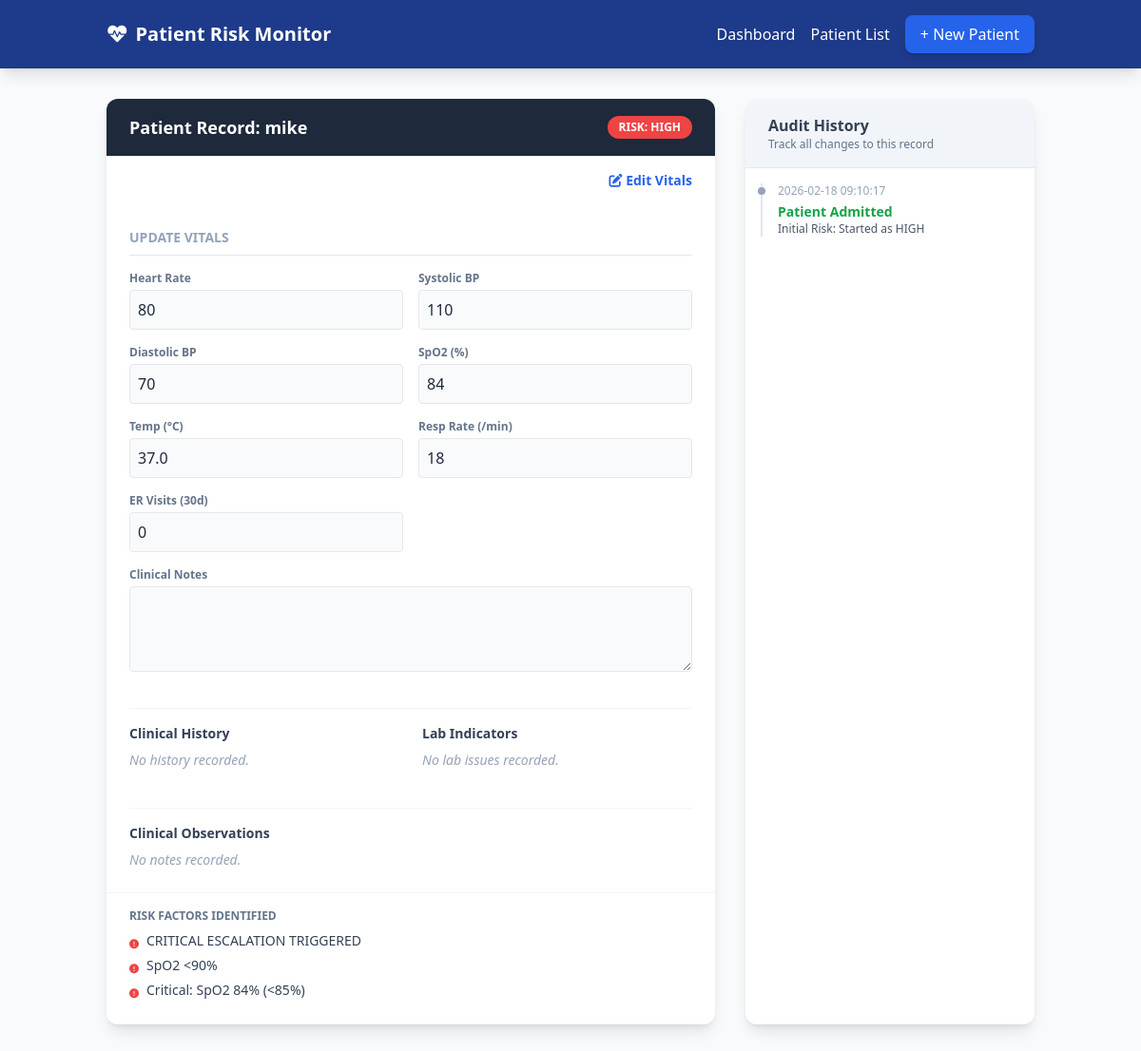
/patient/5, run on the app's committed database.
### models.py (models this page shows, shortened)
class Patient(db.Model):
    id = db.Column(db.Integer, primary_key=True)
    name = db.Column(db.String(100), nullable=False)
    age = db.Column(db.Integer, nullable=False)
    gender = db.Column(db.String(10))
    admission_date = db.Column(db.DateTime, default=datetime.utcnow)
    heart_rate = db.Column(db.Integer)
    systolic_bp = db.Column(db.Integer)
    diastolic_bp = db.Column(db.Integer)
    spo2 = db.Column(db.Integer)
    temperature = db.Column(db.Float)
    respiratory_rate = db.Column(db.Integer)
    history = db.Column(db.Text, default="[]")
    lab_issues = db.Column(db.Text, default="[]")
    er_visits = db.Column(db.Integer, default=0)
    risk_score = db.Column(db.Integer, default=0)
    risk_label = db.Column(db.String(20), default="LOW")
    risk_notes = db.Column(db.Text, default="")
    notes = db.Column(db.Text, default="")
    logs = db.relationship('AuditLog', backref='patient', lazy=True, cascade="all, delete-orphan")
    @property
    def history_list(self):
        try:
            items = json.loads(self.history) if self.history else []
            return [i for i in items if i and i.strip()]
        except:
            return []
    @property
    def lab_issues_list(self):
        try:
            items = json.loads(self.lab_issues) if self.lab_issues else []
            return [i for i in items if i and i.strip()]
        except:
            return []
    @property
    def risk_notes_list(self):
        try:
            items = json.loads(self.risk_notes) if self.risk_notes else []
            return [i for i in items if i and i.strip()]
        except:
            return []

class AuditLog(db.Model):
    id = db.Column(db.Integer, primary_key=True)
    patient_id = db.Column(db.Integer, db.ForeignKey('patient.id'), nullable=False)
    timestamp = db.Column(db.DateTime, default=datetime.utcnow)
    field_changed = db.Column(db.String(50))
    old_value = db.Column(db.String(200))
    new_value = db.Column(db.String(200))
    risk_change = db.Column(db.String(100))

### app.py (the view)
@app.route('/patient/<int:id>')
def patient_details(id):
    patient = Patient.query.get_or_404(id)
    logs = sorted(patient.logs, key=lambda x: x.timestamp, reverse=True)
    field_labels = {
        'er_visits': 'ER Visits',
        'respiratory_rate': 'Respiratory Rate',
        'heart_rate': 'Heart Rate',
        'systolic_bp': 'Systolic BP',
        'diastolic_bp': 'Diastolic BP',
        'spo2': 'SpO2',
        'temperature': 'Temperature'
    }
    return render_template('patient_details.html', patient=patient, logs=logs, field_labels=field_labels)

### templates/patient_details.html (shortened to what this page needs)
{% extends "base.html" %}
{% block content %}
<div class="grid grid-cols-1 lg:grid-cols-3 gap-8">
    <div class="lg:col-span-2">
        <div class="bg-white rounded-xl shadow-lg overflow-hidden">
            <div class="bg-slate-800 px-6 py-4 flex justify-between items-center">
                <h2 class="text-white font-bold text-lg">Patient Record: {{ patient.name }}</h2>
                <span class="px-3 py-1 rounded-full text-xs font-bold
                    {% if patient.risk_label == 'HIGH' %} bg-red-500 text-white
                    {% elif patient.risk_label == 'MEDIUM' %} bg-yellow-500 text-black
                    {% else %} bg-green-500 text-white {% endif %}">
                    RISK: {{ patient.risk_label }}
                </span>
            </div>
            <div class="flex justify-end mb-4 px-6 pt-4">
                <button type="button" id="editBtn" onclick="toggleEdit()"
                    class="text-blue-600 hover:text-blue-800 font-bold text-sm">
                    <i class="fa-solid fa-pen-to-square"></i> Edit Vitals
                </button>
            </div>
            <form action="{{ url_for('update_patient', id=patient.id) }}" method="POST" class="p-6 space-y-4">
                <h3 class="text-sm font-bold text-slate-400 uppercase border-b pb-2">Update Vitals</h3>
                <div class="grid grid-cols-2 gap-4">
                    <div>
                        <label class="block text-xs font-bold text-slate-500 mb-1">Heart Rate</label>
                        <input type="number" name="heart_rate" value="{{ patient.heart_rate }}"
                            class="w-full border rounded p-2 bg-slate-50" readonly>
                    </div>
                    <div>
                        <label class="block text-xs font-bold text-slate-500 mb-1">Systolic BP</label>
                        <input type="number" name="systolic_bp" value="{{ patient.systolic_bp }}"
                            class="w-full border rounded p-2 bg-slate-50" readonly>
                    </div>
                    <div>
                        <label class="block text-xs font-bold text-slate-500 mb-1">Diastolic BP</label>
                        <input type="number" name="diastolic_bp" value="{{ patient.diastolic_bp }}"
                            class="w-full border rounded p-2 bg-slate-50" readonly>
                    </div>
                    <div>
                        <label class="block text-xs font-bold text-slate-500 mb-1">SpO2 (%)</label>
                        <input type="number" name="spo2" value="{{ patient.spo2 }}"
                            class="w-full border rounded p-2 bg-slate-50" readonly>
                    </div>
                    <div>
                        <label class="block text-xs font-bold text-slate-500 mb-1">Temp (°C)</label>
                        <input type="number" step="0.1" name="temperature" value="{{ patient.temperature }}"
                            class="w-full border rounded p-2 bg-slate-50" readonly>
                    </div>
                    <div>
                        <label class="block text-xs font-bold text-slate-500 mb-1">Resp Rate (/min)</label>
                        <input type="number" name="respiratory_rate" value="{{ patient.respiratory_rate }}"
                            class="w-full border rounded p-2 bg-slate-50" readonly>
                    </div>
                    <div>
                        <label class="block text-xs font-bold text-slate-500 mb-1">ER Visits (30d)</label>
                        <input type="number" name="er_visits" value="{{ patient.er_visits }}"
                            class="w-full border rounded p-2 bg-slate-50" readonly>
                    </div>
                    <div class="col-span-2">
                        <label class="block text-xs font-bold text-slate-500 mb-1">Clinical Notes</label>
                        <textarea name="notes" rows="3" class="w-full border rounded p-2 bg-slate-50"
                            readonly>{{ patient.notes }}</textarea>
                    </div>
                </div>
            </form>
            <div class="px-6 pb-6 pt-2">
                <hr class="border-slate-100 mb-4">
                <div class="grid grid-cols-1 md:grid-cols-2 gap-6">
                    <div>
                        <h3 class="text-sm font-bold text-slate-700 mb-2">Clinical History</h3>
                        {% if patient.history_list %}
                        <div class="flex flex-wrap gap-2">
                            {% for item in patient.history_list %}
                            <span
                                class="px-3 py-1 bg-blue-50 text-blue-700 rounded-lg text-sm font-medium border border-blue-100">
                                {{ item }}
                            </span>
                            {% endfor %}
                        </div>
                        {% else %}
                        <p class="text-sm text-slate-400 italic">No history recorded.</p>
                        {% endif %}
                    </div>
                    <div>
                        <h3 class="text-sm font-bold text-slate-700 mb-2">Lab Indicators</h3>
                        {% if patient.lab_issues_list %}
                        <div class="flex flex-wrap gap-2">
                            {% for item in patient.lab_issues_list %}
                            <span
                                class="px-3 py-1 bg-red-50 text-red-700 rounded-lg text-sm font-medium border border-red-100">
                                {{ item }}
                            </span>
                            {% endfor %}
                        </div>
                        {% else %}
                        <p class="text-sm text-slate-400 italic">No lab issues recorded.</p>
                        {% endif %}
                    </div>
                    <div class="md:col-span-2 mt-4 pt-4 border-t border-slate-100">
                        <h3 class="text-sm font-bold text-slate-700 mb-2">Clinical Observations</h3>
                        {% if patient.notes %}
                        <div
                            class="bg-yellow-50 p-3 rounded-lg border border-yellow-100 text-sm text-slate-700 text-left">
                            {{ patient.notes }}</div>
                        {% else %}
                        <p class="text-sm text-slate-400 italic">No notes recorded.</p>
                        {% endif %}
                    </div>
                </div>
            </div>
            {% if patient.risk_notes_list %}
            <div class="px-6 pb-6 border-t border-slate-100 pt-4">
                <h3 class="text-xs font-bold text-slate-500 uppercase mb-2">Risk Factors Identified</h3>
                <ul class="space-y-1">
                    {% for note in patient.risk_notes_list %}
                    <li class="flex items-start gap-2 text-sm text-slate-700">
                        <span class="text-red-500 flex-shrink-0 mt-0.5"><i
                                class="fa-solid fa-circle-exclamation text-[10px]"></i></span>
                        <span>{{ note }}</span>
                    </li>
                    {% endfor %}
                </ul>
            </div>
            {% endif %}
        </div>
    </div>
    <div class="lg:col-span-1">
        <div class="bg-white rounded-xl shadow-lg h-full overflow-hidden flex flex-col">
            <div class="bg-slate-100 px-6 py-4 border-b">
                <h3 class="font-bold text-slate-700">Audit History</h3>
                <p class="text-xs text-slate-500">Track all changes to this record</p>
            </div>
            <div class="overflow-y-auto p-4 space-y-4 max-h-[600px]">
                {% if logs %}
                {% for log in logs %}
                <div class="relative pl-4 border-l-2 border-slate-200">
                    <div class="absolute -left-[5px] top-1 w-2 h-2 rounded-full bg-slate-400"></div>
                    <p class="text-xs text-slate-400 mb-1">{{ log.timestamp.strftime('%Y-%m-%d %H:%M:%S') }}</p>
                    {% if log.field_changed == 'Creation' %}
                    <p class="text-sm font-bold text-green-600">Patient Admitted</p>
                    <p class="text-xs text-slate-600">Initial Risk: {{ log.risk_change }}</p>
                    {% endif %}
                </div>
                {% endfor %}
                {% else %}
                <p class="text-center text-slate-400 py-4">No changes recorded yet.</p>
                {% endif %}
            </div>
        </div>
    </div>
</div>
{% endblock %}

### data on the page
Patient: name "mike", risk_label "HIGH", heart_rate "80", systolic_bp "110", diastolic_bp "70", spo2 "84", temperature "37.0", respiratory_rate "18", er_visits "0"
AuditLog: timestamp "2026-02-18 09:10:17", risk_change "Started as HIGH"

### other printed values
{{ note }} "CRITICAL ESCALATION TRIGGERED" "SpO2 <90%" "Critical: SpO2 84% (<85%)"
